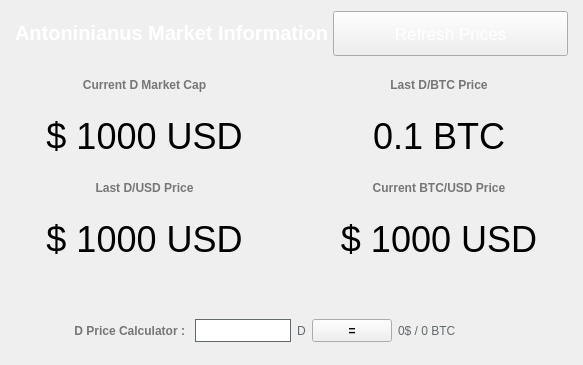
<?xml version="1.0" encoding="UTF-8"?>
<ui version="4.0">
 <class>MarketBrowser</class>
 <widget class="QWidget" name="MarketBrowser">
  <property name="windowModality">
   <enum>Qt::NonModal</enum>
  </property>
  <property name="geometry">
   <rect>
    <x>0</x>
    <y>0</y>
    <width>583</width>
    <height>365</height>
   </rect>
  </property>
  <property name="sizePolicy">
   <sizepolicy hsizetype="Preferred" vsizetype="Preferred">
    <horstretch>0</horstretch>
    <verstretch>0</verstretch>
   </sizepolicy>
  </property>
  <property name="windowTitle">
   <string>Digging</string>
  </property>
  <property name="styleSheet">
   <string notr="true"/>
  </property>
  <layout class="QGridLayout" name="gridLayout">
   <property name="sizeConstraint">
    <enum>QLayout::SetMaximumSize</enum>
   </property>
   <property name="leftMargin">
    <number>0</number>
   </property>
   <property name="rightMargin">
    <number>0</number>
   </property>
   <item row="0" column="0">
    <widget class="QLabel" name="label_4">
     <property name="sizePolicy">
      <sizepolicy hsizetype="Expanding" vsizetype="Preferred">
       <horstretch>0</horstretch>
       <verstretch>0</verstretch>
      </sizepolicy>
     </property>
     <property name="styleSheet">
      <string notr="true">color: #FFF;font-size:26px;font-weight:600;</string>
     </property>
     <property name="text">
      <string>&lt;html&gt;&lt;head/&gt;&lt;body&gt;&lt;p&gt;&lt;span style=&quot; font-size:20px;font-weight:600; color:#FFFFFF;&quot;&gt;Antoninianus Market Information&lt;/span&gt;&lt;/p&gt;&lt;/body&gt;&lt;/html&gt;</string>
     </property>
     <property name="alignment">
      <set>Qt::AlignLeading|Qt::AlignLeft|Qt::AlignVCenter</set>
     </property>
     <property name="margin">
      <number>0</number>
     </property>
     <property name="indent">
      <number>15</number>
     </property>
    </widget>
   </item>
   <item row="17" column="0" colspan="2">
    <layout class="QHBoxLayout" name="horizontalLayout_5">
     <item>
      <widget class="QLabel" name="antoninianus">
       <property name="sizePolicy">
        <sizepolicy hsizetype="Expanding" vsizetype="Preferred">
         <horstretch>0</horstretch>
         <verstretch>0</verstretch>
        </sizepolicy>
       </property>
       <property name="font">
        <font>
         <pointsize>27</pointsize>
        </font>
       </property>
       <property name="mouseTracking">
        <bool>true</bool>
       </property>
       <property name="text">
        <string notr="true">$ 1000 USD</string>
       </property>
       <property name="scaledContents">
        <bool>false</bool>
       </property>
       <property name="alignment">
        <set>Qt::AlignCenter</set>
       </property>
      </widget>
     </item>
     <item>
      <widget class="QLabel" name="bitcoin">
       <property name="sizePolicy">
        <sizepolicy hsizetype="Expanding" vsizetype="Preferred">
         <horstretch>0</horstretch>
         <verstretch>0</verstretch>
        </sizepolicy>
       </property>
       <property name="font">
        <font>
         <pointsize>27</pointsize>
        </font>
       </property>
       <property name="mouseTracking">
        <bool>true</bool>
       </property>
       <property name="text">
        <string notr="true">$ 1000 USD</string>
       </property>
       <property name="scaledContents">
        <bool>false</bool>
       </property>
       <property name="alignment">
        <set>Qt::AlignCenter</set>
       </property>
      </widget>
     </item>
    </layout>
   </item>
   <item row="4" column="0" colspan="2">
    <layout class="QHBoxLayout" name="horizontalLayout_3">
     <item>
      <layout class="QHBoxLayout" name="horizontalLayout_2">
       <property name="spacing">
        <number>6</number>
       </property>
       <property name="sizeConstraint">
        <enum>QLayout::SetDefaultConstraint</enum>
       </property>
       <item>
        <widget class="QLabel" name="dnrmc">
         <property name="sizePolicy">
          <sizepolicy hsizetype="Expanding" vsizetype="Preferred">
           <horstretch>0</horstretch>
           <verstretch>0</verstretch>
          </sizepolicy>
         </property>
         <property name="font">
          <font>
           <pointsize>27</pointsize>
          </font>
         </property>
         <property name="mouseTracking">
          <bool>true</bool>
         </property>
         <property name="text">
          <string notr="true">$ 1000 USD</string>
         </property>
         <property name="scaledContents">
          <bool>false</bool>
         </property>
         <property name="alignment">
          <set>Qt::AlignCenter</set>
         </property>
        </widget>
       </item>
       <item>
        <widget class="QLabel" name="dnrbtc">
         <property name="sizePolicy">
          <sizepolicy hsizetype="Expanding" vsizetype="Preferred">
           <horstretch>0</horstretch>
           <verstretch>0</verstretch>
          </sizepolicy>
         </property>
         <property name="font">
          <font>
           <pointsize>27</pointsize>
          </font>
         </property>
         <property name="mouseTracking">
          <bool>true</bool>
         </property>
         <property name="text">
          <string>0.1 BTC</string>
         </property>
         <property name="alignment">
          <set>Qt::AlignCenter</set>
         </property>
        </widget>
       </item>
      </layout>
     </item>
    </layout>
   </item>
   <item row="0" column="1">
    <widget class="QPushButton" name="startButton">
     <property name="sizePolicy">
      <sizepolicy hsizetype="Fixed" vsizetype="Fixed">
       <horstretch>0</horstretch>
       <verstretch>0</verstretch>
      </sizepolicy>
     </property>
     <property name="minimumSize">
      <size>
       <width>250</width>
       <height>45</height>
      </size>
     </property>
     <property name="palette">
      <palette>
       <active>
        <colorrole role="WindowText">
         <brush brushstyle="SolidPattern">
          <color alpha="255">
           <red>255</red>
           <green>255</green>
           <blue>255</blue>
          </color>
         </brush>
        </colorrole>
        <colorrole role="Text">
         <brush brushstyle="SolidPattern">
          <color alpha="255">
           <red>255</red>
           <green>255</green>
           <blue>255</blue>
          </color>
         </brush>
        </colorrole>
        <colorrole role="ButtonText">
         <brush brushstyle="SolidPattern">
          <color alpha="255">
           <red>255</red>
           <green>255</green>
           <blue>255</blue>
          </color>
         </brush>
        </colorrole>
       </active>
       <inactive>
        <colorrole role="WindowText">
         <brush brushstyle="SolidPattern">
          <color alpha="255">
           <red>255</red>
           <green>255</green>
           <blue>255</blue>
          </color>
         </brush>
        </colorrole>
        <colorrole role="Text">
         <brush brushstyle="SolidPattern">
          <color alpha="255">
           <red>255</red>
           <green>255</green>
           <blue>255</blue>
          </color>
         </brush>
        </colorrole>
        <colorrole role="ButtonText">
         <brush brushstyle="SolidPattern">
          <color alpha="255">
           <red>255</red>
           <green>255</green>
           <blue>255</blue>
          </color>
         </brush>
        </colorrole>
       </inactive>
       <disabled>
        <colorrole role="WindowText">
         <brush brushstyle="SolidPattern">
          <color alpha="255">
           <red>120</red>
           <green>120</green>
           <blue>120</blue>
          </color>
         </brush>
        </colorrole>
        <colorrole role="Text">
         <brush brushstyle="SolidPattern">
          <color alpha="255">
           <red>120</red>
           <green>120</green>
           <blue>120</blue>
          </color>
         </brush>
        </colorrole>
        <colorrole role="ButtonText">
         <brush brushstyle="SolidPattern">
          <color alpha="255">
           <red>120</red>
           <green>120</green>
           <blue>120</blue>
          </color>
         </brush>
        </colorrole>
       </disabled>
      </palette>
     </property>
     <property name="font">
      <font>
       <family>MS Shell Dlg 2</family>
       <pointsize>13</pointsize>
       <weight>50</weight>
       <italic>false</italic>
       <bold>false</bold>
      </font>
     </property>
     <property name="acceptDrops">
      <bool>false</bool>
     </property>
     <property name="styleSheet">
      <string notr="true">margin-right: 15px;</string>
     </property>
     <property name="text">
      <string>Refresh Prices</string>
     </property>
     <property name="iconSize">
      <size>
       <width>150</width>
       <height>35</height>
      </size>
     </property>
     <property name="default">
      <bool>false</bool>
     </property>
     <property name="flat">
      <bool>false</bool>
     </property>
    </widget>
   </item>
   <item row="1" column="0" colspan="2">
    <layout class="QHBoxLayout" name="horizontalLayout_8">
     <item>
      <layout class="QHBoxLayout" name="horizontalLayout_7">
       <item>
        <widget class="QLabel" name="label_15">
         <property name="sizePolicy">
          <sizepolicy hsizetype="Expanding" vsizetype="Fixed">
           <horstretch>0</horstretch>
           <verstretch>0</verstretch>
          </sizepolicy>
         </property>
         <property name="text">
          <string>&lt;html&gt;&lt;head/&gt;&lt;body&gt;&lt;p&gt;&lt;span style=&quot; font-weight:600; color:#767676;&quot;&gt;Current D Market Cap&lt;/span&gt;&lt;/p&gt;&lt;/body&gt;&lt;/html&gt;</string>
         </property>
         <property name="alignment">
          <set>Qt::AlignCenter</set>
         </property>
        </widget>
       </item>
       <item>
        <widget class="QLabel" name="label_5">
         <property name="sizePolicy">
          <sizepolicy hsizetype="Expanding" vsizetype="Preferred">
           <horstretch>0</horstretch>
           <verstretch>0</verstretch>
          </sizepolicy>
         </property>
         <property name="text">
          <string>&lt;html&gt;&lt;head/&gt;&lt;body&gt;&lt;p&gt;&lt;span style=&quot; font-weight:600; color:#767676;&quot;&gt;Last D/BTC Price&lt;/span&gt;&lt;/p&gt;&lt;/body&gt;&lt;/html&gt;</string>
         </property>
         <property name="alignment">
          <set>Qt::AlignCenter</set>
         </property>
        </widget>
       </item>
      </layout>
     </item>
    </layout>
   </item>
   <item row="15" column="0" colspan="2">
    <layout class="QHBoxLayout" name="horizontalLayout_6">
     <item>
      <widget class="QLabel" name="label_14">
       <property name="sizePolicy">
        <sizepolicy hsizetype="Expanding" vsizetype="Fixed">
         <horstretch>0</horstretch>
         <verstretch>0</verstretch>
        </sizepolicy>
       </property>
       <property name="text">
        <string>&lt;html&gt;&lt;head/&gt;&lt;body&gt;&lt;p&gt;&lt;span style=&quot; font-weight:600; color:#767676;&quot;&gt;Last D/USD Price&lt;/span&gt;&lt;/p&gt;&lt;/body&gt;&lt;/html&gt;</string>
       </property>
       <property name="alignment">
        <set>Qt::AlignCenter</set>
       </property>
      </widget>
     </item>
     <item>
      <widget class="QLabel" name="label_13">
       <property name="sizePolicy">
        <sizepolicy hsizetype="Expanding" vsizetype="Preferred">
         <horstretch>0</horstretch>
         <verstretch>0</verstretch>
        </sizepolicy>
       </property>
       <property name="text">
        <string>&lt;html&gt;&lt;head/&gt;&lt;body&gt;&lt;p&gt;&lt;span style=&quot; font-weight:600; color:#767676;&quot;&gt;Current BTC/USD Price&lt;/span&gt;&lt;/p&gt;&lt;/body&gt;&lt;/html&gt;</string>
       </property>
       <property name="alignment">
        <set>Qt::AlignCenter</set>
       </property>
      </widget>
     </item>
    </layout>
   </item>
   <item row="20" column="0" colspan="2">
    <layout class="QHBoxLayout" name="horizontalLayout_4"/>
   </item>
   <item row="22" column="0" colspan="2">
    <layout class="QHBoxLayout" name="horizontalLayout">
     <item>
      <widget class="QLabel" name="label_31">
       <property name="sizePolicy">
        <sizepolicy hsizetype="Expanding" vsizetype="Preferred">
         <horstretch>0</horstretch>
         <verstretch>0</verstretch>
        </sizepolicy>
       </property>
       <property name="text">
        <string>&lt;html&gt;&lt;head/&gt;&lt;body&gt;&lt;p&gt;&lt;span style=&quot; font-weight:600; color:#767676;&quot;&gt;D Price Calculator :&lt;/span&gt;&lt;/p&gt;&lt;/body&gt;&lt;/html&gt;</string>
       </property>
       <property name="alignment">
        <set>Qt::AlignRight|Qt::AlignTrailing|Qt::AlignVCenter</set>
       </property>
      </widget>
     </item>
     <item>
      <widget class="QLineEdit" name="egals">
       <property name="minimumSize">
        <size>
         <width>100</width>
         <height>23</height>
        </size>
       </property>
       <property name="maximumSize">
        <size>
         <width>100</width>
         <height>16777215</height>
        </size>
       </property>
       <property name="styleSheet">
        <string notr="true">border: 1px solid #61696c;margin-left:4px;</string>
       </property>
      </widget>
     </item>
     <item>
      <widget class="QLabel" name="label">
       <property name="styleSheet">
        <string notr="true">color:#61696c;</string>
       </property>
       <property name="text">
        <string>D</string>
       </property>
      </widget>
     </item>
     <item>
      <widget class="QPushButton" name="egal">
       <property name="sizePolicy">
        <sizepolicy hsizetype="Fixed" vsizetype="Fixed">
         <horstretch>0</horstretch>
         <verstretch>0</verstretch>
        </sizepolicy>
       </property>
       <property name="minimumSize">
        <size>
         <width>0</width>
         <height>23</height>
        </size>
       </property>
       <property name="styleSheet">
        <string notr="true">font-weight:600;</string>
       </property>
       <property name="text">
        <string>=</string>
       </property>
      </widget>
     </item>
     <item>
      <widget class="QLabel" name="egald">
       <property name="sizePolicy">
        <sizepolicy hsizetype="Expanding" vsizetype="Preferred">
         <horstretch>0</horstretch>
         <verstretch>0</verstretch>
        </sizepolicy>
       </property>
       <property name="styleSheet">
        <string notr="true">color:#61696c;</string>
       </property>
       <property name="text">
        <string>0$ / 0 BTC</string>
       </property>
      </widget>
     </item>
    </layout>
   </item>
   <item row="21" column="0" colspan="2">
    <spacer name="verticalSpacer">
     <property name="orientation">
      <enum>Qt::Vertical</enum>
     </property>
     <property name="sizeType">
      <enum>QSizePolicy::Fixed</enum>
     </property>
     <property name="sizeHint" stdset="0">
      <size>
       <width>20</width>
       <height>40</height>
      </size>
     </property>
    </spacer>
   </item>
   <item row="6" column="0" colspan="2">
    <layout class="QHBoxLayout" name="horizontalLayout_9"/>
   </item>
  </layout>
 </widget>
 <layoutdefault spacing="6" margin="11"/>
 <resources>
  <include location="../bitcoin.qrc"/>
 </resources>
 <connections/>
</ui>
